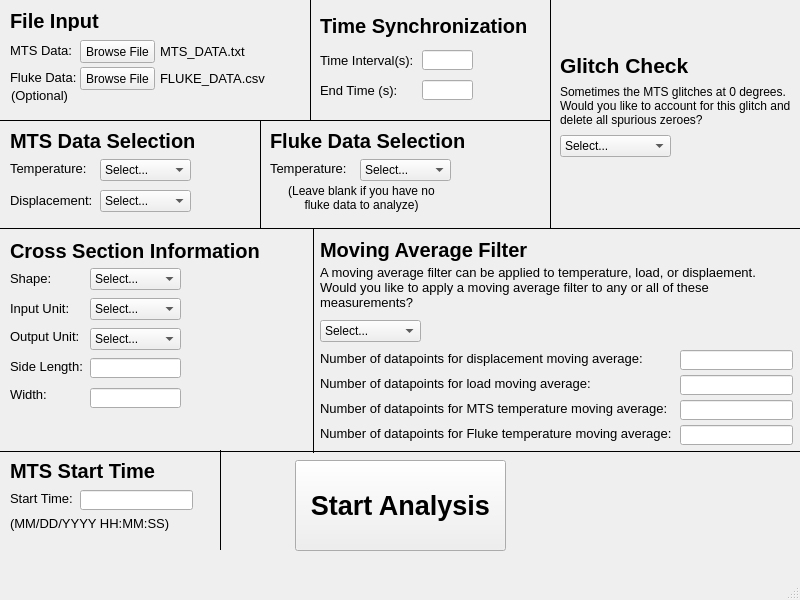
<?xml version="1.0" encoding="UTF-8"?>
<ui version="4.0">
 <class>MainWindow</class>
 <widget class="QMainWindow" name="MainWindow">
  <property name="geometry">
   <rect>
    <x>0</x>
    <y>0</y>
    <width>800</width>
    <height>600</height>
   </rect>
  </property>
  <property name="font">
   <font>
    <weight>50</weight>
    <bold>false</bold>
   </font>
  </property>
  <property name="windowTitle">
   <string>MainWindow</string>
  </property>
  <property name="autoFillBackground">
   <bool>false</bool>
  </property>
  <widget class="QWidget" name="centralwidget">
   <widget class="QPushButton" name="mts_data_file_input_button">
    <property name="geometry">
     <rect>
      <x>80</x>
      <y>40</y>
      <width>75</width>
      <height>23</height>
     </rect>
    </property>
    <property name="font">
     <font>
      <weight>50</weight>
      <bold>false</bold>
     </font>
    </property>
    <property name="text">
     <string>Browse File</string>
    </property>
    <property name="checkable">
     <bool>false</bool>
    </property>
    <property name="checked">
     <bool>false</bool>
    </property>
   </widget>
   <widget class="QLabel" name="file_input_label">
    <property name="geometry">
     <rect>
      <x>10</x>
      <y>10</y>
      <width>101</width>
      <height>21</height>
     </rect>
    </property>
    <property name="font">
     <font>
      <pointsize>15</pointsize>
      <weight>75</weight>
      <bold>true</bold>
     </font>
    </property>
    <property name="text">
     <string>File Input</string>
    </property>
   </widget>
   <widget class="QLabel" name="mts_data_input_label">
    <property name="geometry">
     <rect>
      <x>10</x>
      <y>40</y>
      <width>61</width>
      <height>21</height>
     </rect>
    </property>
    <property name="font">
     <font>
      <pointsize>10</pointsize>
      <weight>50</weight>
      <bold>false</bold>
     </font>
    </property>
    <property name="text">
     <string>MTS Data:</string>
    </property>
   </widget>
   <widget class="QLabel" name="mts_data_file_display_label">
    <property name="geometry">
     <rect>
      <x>160</x>
      <y>43</y>
      <width>111</width>
      <height>16</height>
     </rect>
    </property>
    <property name="font">
     <font>
      <pointsize>10</pointsize>
      <weight>50</weight>
      <bold>false</bold>
     </font>
    </property>
    <property name="text">
     <string>MTS_DATA.txt</string>
    </property>
   </widget>
   <widget class="QLabel" name="fluke_data_input_label">
    <property name="geometry">
     <rect>
      <x>10</x>
      <y>67</y>
      <width>71</width>
      <height>21</height>
     </rect>
    </property>
    <property name="font">
     <font>
      <pointsize>10</pointsize>
      <weight>50</weight>
      <bold>false</bold>
     </font>
    </property>
    <property name="text">
     <string>Fluke Data:</string>
    </property>
   </widget>
   <widget class="QPushButton" name="fluke_data_file_input_button">
    <property name="geometry">
     <rect>
      <x>80</x>
      <y>67</y>
      <width>75</width>
      <height>23</height>
     </rect>
    </property>
    <property name="font">
     <font>
      <weight>50</weight>
      <bold>false</bold>
     </font>
    </property>
    <property name="text">
     <string>Browse File</string>
    </property>
    <property name="checkable">
     <bool>false</bool>
    </property>
    <property name="checked">
     <bool>false</bool>
    </property>
   </widget>
   <widget class="QLabel" name="fluke_data_file_display_label">
    <property name="geometry">
     <rect>
      <x>160</x>
      <y>70</y>
      <width>111</width>
      <height>16</height>
     </rect>
    </property>
    <property name="font">
     <font>
      <pointsize>10</pointsize>
      <weight>50</weight>
      <bold>false</bold>
     </font>
    </property>
    <property name="text">
     <string>FLUKE_DATA.csv</string>
    </property>
   </widget>
   <widget class="QLabel" name="optional_label_file">
    <property name="geometry">
     <rect>
      <x>11</x>
      <y>87</y>
      <width>61</width>
      <height>16</height>
     </rect>
    </property>
    <property name="font">
     <font>
      <pointsize>10</pointsize>
      <weight>50</weight>
      <bold>false</bold>
     </font>
    </property>
    <property name="text">
     <string>(Optional)</string>
    </property>
   </widget>
   <widget class="Line" name="horizontal_separator1">
    <property name="geometry">
     <rect>
      <x>0</x>
      <y>110</y>
      <width>551</width>
      <height>20</height>
     </rect>
    </property>
    <property name="font">
     <font>
      <pointsize>8</pointsize>
      <weight>50</weight>
      <bold>false</bold>
      <strikeout>false</strikeout>
     </font>
    </property>
    <property name="frameShadow">
     <enum>QFrame::Plain</enum>
    </property>
    <property name="lineWidth">
     <number>1</number>
    </property>
    <property name="midLineWidth">
     <number>2</number>
    </property>
    <property name="orientation">
     <enum>Qt::Horizontal</enum>
    </property>
   </widget>
   <widget class="QLabel" name="time_sync_label">
    <property name="geometry">
     <rect>
      <x>320</x>
      <y>10</y>
      <width>221</width>
      <height>31</height>
     </rect>
    </property>
    <property name="font">
     <font>
      <pointsize>15</pointsize>
      <weight>75</weight>
      <bold>true</bold>
     </font>
    </property>
    <property name="text">
     <string>Time Synchronization</string>
    </property>
   </widget>
   <widget class="Line" name="vertical_separator_file_time">
    <property name="geometry">
     <rect>
      <x>300</x>
      <y>0</y>
      <width>20</width>
      <height>121</height>
     </rect>
    </property>
    <property name="frameShadow">
     <enum>QFrame::Plain</enum>
    </property>
    <property name="midLineWidth">
     <number>2</number>
    </property>
    <property name="orientation">
     <enum>Qt::Vertical</enum>
    </property>
   </widget>
   <widget class="QLabel" name="time_interval_label">
    <property name="geometry">
     <rect>
      <x>320</x>
      <y>50</y>
      <width>101</width>
      <height>21</height>
     </rect>
    </property>
    <property name="font">
     <font>
      <pointsize>10</pointsize>
      <weight>50</weight>
      <bold>false</bold>
     </font>
    </property>
    <property name="text">
     <string>Time Interval(s):</string>
    </property>
   </widget>
   <widget class="QLineEdit" name="time_interval_line_edit">
    <property name="geometry">
     <rect>
      <x>422</x>
      <y>50</y>
      <width>51</width>
      <height>20</height>
     </rect>
    </property>
    <property name="font">
     <font>
      <weight>50</weight>
      <bold>false</bold>
     </font>
    </property>
    <property name="text">
     <string/>
    </property>
   </widget>
   <widget class="QLabel" name="end_time_label">
    <property name="geometry">
     <rect>
      <x>320</x>
      <y>80</y>
      <width>101</width>
      <height>21</height>
     </rect>
    </property>
    <property name="font">
     <font>
      <pointsize>10</pointsize>
      <weight>50</weight>
      <bold>false</bold>
     </font>
    </property>
    <property name="text">
     <string>End Time (s):</string>
    </property>
   </widget>
   <widget class="QLineEdit" name="end_time_line_edit">
    <property name="geometry">
     <rect>
      <x>422</x>
      <y>80</y>
      <width>51</width>
      <height>20</height>
     </rect>
    </property>
    <property name="font">
     <font>
      <weight>50</weight>
      <bold>false</bold>
     </font>
    </property>
    <property name="text">
     <string/>
    </property>
   </widget>
   <widget class="Line" name="vertical_separator_time_glitch">
    <property name="geometry">
     <rect>
      <x>540</x>
      <y>0</y>
      <width>20</width>
      <height>229</height>
     </rect>
    </property>
    <property name="frameShadow">
     <enum>QFrame::Plain</enum>
    </property>
    <property name="midLineWidth">
     <number>2</number>
    </property>
    <property name="orientation">
     <enum>Qt::Vertical</enum>
    </property>
   </widget>
   <widget class="QLabel" name="glitch_text_text">
    <property name="geometry">
     <rect>
      <x>560</x>
      <y>65</y>
      <width>231</width>
      <height>81</height>
     </rect>
    </property>
    <property name="font">
     <font>
      <weight>50</weight>
      <bold>false</bold>
      <kerning>true</kerning>
     </font>
    </property>
    <property name="autoFillBackground">
     <bool>false</bool>
    </property>
    <property name="text">
     <string>Sometimes the MTS glitches at 0 degrees. Would you like to account for this glitch and delete all spurious zeroes?</string>
    </property>
    <property name="wordWrap">
     <bool>true</bool>
    </property>
   </widget>
   <widget class="QLabel" name="glitch_check_label">
    <property name="geometry">
     <rect>
      <x>560</x>
      <y>50</y>
      <width>221</width>
      <height>31</height>
     </rect>
    </property>
    <property name="font">
     <font>
      <pointsize>16</pointsize>
      <weight>75</weight>
      <bold>true</bold>
     </font>
    </property>
    <property name="text">
     <string>Glitch Check</string>
    </property>
   </widget>
   <widget class="QComboBox" name="glitch_check_dropdown">
    <property name="geometry">
     <rect>
      <x>560</x>
      <y>135</y>
      <width>111</width>
      <height>22</height>
     </rect>
    </property>
    <property name="font">
     <font>
      <weight>50</weight>
      <bold>false</bold>
     </font>
    </property>
    <item>
     <property name="text">
      <string>Select...</string>
     </property>
    </item>
    <item>
     <property name="text">
      <string>Yes</string>
     </property>
    </item>
    <item>
     <property name="text">
      <string>No</string>
     </property>
    </item>
   </widget>
   <widget class="QLabel" name="mts_data_selection_label">
    <property name="geometry">
     <rect>
      <x>10</x>
      <y>130</y>
      <width>201</width>
      <height>21</height>
     </rect>
    </property>
    <property name="font">
     <font>
      <pointsize>15</pointsize>
      <weight>75</weight>
      <bold>true</bold>
     </font>
    </property>
    <property name="text">
     <string>MTS Data Selection</string>
    </property>
   </widget>
   <widget class="QLabel" name="mts_temp_select_label">
    <property name="geometry">
     <rect>
      <x>10</x>
      <y>160</y>
      <width>81</width>
      <height>16</height>
     </rect>
    </property>
    <property name="font">
     <font>
      <pointsize>10</pointsize>
      <weight>50</weight>
      <bold>false</bold>
     </font>
    </property>
    <property name="contextMenuPolicy">
     <enum>Qt::DefaultContextMenu</enum>
    </property>
    <property name="text">
     <string>Temperature:</string>
    </property>
   </widget>
   <widget class="QComboBox" name="mts_temp_select_dropdown">
    <property name="geometry">
     <rect>
      <x>100</x>
      <y>159</y>
      <width>91</width>
      <height>22</height>
     </rect>
    </property>
    <property name="font">
     <font>
      <weight>50</weight>
      <bold>false</bold>
     </font>
    </property>
    <item>
     <property name="text">
      <string>Select...</string>
     </property>
    </item>
   </widget>
   <widget class="QLabel" name="disp_label">
    <property name="geometry">
     <rect>
      <x>10</x>
      <y>192</y>
      <width>81</width>
      <height>16</height>
     </rect>
    </property>
    <property name="font">
     <font>
      <pointsize>10</pointsize>
     </font>
    </property>
    <property name="text">
     <string>Displacement:</string>
    </property>
   </widget>
   <widget class="QComboBox" name="disp_dropdown">
    <property name="geometry">
     <rect>
      <x>100</x>
      <y>190</y>
      <width>91</width>
      <height>22</height>
     </rect>
    </property>
    <item>
     <property name="text">
      <string>Select...</string>
     </property>
    </item>
   </widget>
   <widget class="Line" name="vertical_separator_data_select">
    <property name="geometry">
     <rect>
      <x>250</x>
      <y>120</y>
      <width>20</width>
      <height>108</height>
     </rect>
    </property>
    <property name="frameShadow">
     <enum>QFrame::Plain</enum>
    </property>
    <property name="midLineWidth">
     <number>2</number>
    </property>
    <property name="orientation">
     <enum>Qt::Vertical</enum>
    </property>
   </widget>
   <widget class="QLabel" name="fluke_data_select_label">
    <property name="geometry">
     <rect>
      <x>270</x>
      <y>130</y>
      <width>211</width>
      <height>21</height>
     </rect>
    </property>
    <property name="font">
     <font>
      <pointsize>15</pointsize>
      <weight>75</weight>
      <bold>true</bold>
     </font>
    </property>
    <property name="text">
     <string>Fluke Data Selection</string>
    </property>
   </widget>
   <widget class="QLabel" name="fluke_temp_label">
    <property name="geometry">
     <rect>
      <x>270</x>
      <y>160</y>
      <width>81</width>
      <height>16</height>
     </rect>
    </property>
    <property name="font">
     <font>
      <pointsize>10</pointsize>
     </font>
    </property>
    <property name="text">
     <string>Temperature:</string>
    </property>
   </widget>
   <widget class="QComboBox" name="fluke_temp_dropdown">
    <property name="geometry">
     <rect>
      <x>360</x>
      <y>159</y>
      <width>91</width>
      <height>22</height>
     </rect>
    </property>
    <item>
     <property name="text">
      <string>Select...</string>
     </property>
    </item>
   </widget>
   <widget class="QLabel" name="fluke_temp_blurb">
    <property name="geometry">
     <rect>
      <x>276</x>
      <y>182</y>
      <width>171</width>
      <height>31</height>
     </rect>
    </property>
    <property name="text">
     <string>(Leave blank if you have no fluke data to analyze)</string>
    </property>
    <property name="alignment">
     <set>Qt::AlignCenter</set>
    </property>
    <property name="wordWrap">
     <bool>true</bool>
    </property>
   </widget>
   <widget class="Line" name="horizontal_separator2">
    <property name="geometry">
     <rect>
      <x>0</x>
      <y>220</y>
      <width>811</width>
      <height>16</height>
     </rect>
    </property>
    <property name="frameShadow">
     <enum>QFrame::Plain</enum>
    </property>
    <property name="midLineWidth">
     <number>2</number>
    </property>
    <property name="orientation">
     <enum>Qt::Horizontal</enum>
    </property>
   </widget>
   <widget class="QLabel" name="cross_section_label">
    <property name="geometry">
     <rect>
      <x>10</x>
      <y>240</y>
      <width>271</width>
      <height>21</height>
     </rect>
    </property>
    <property name="font">
     <font>
      <pointsize>15</pointsize>
      <weight>75</weight>
      <bold>true</bold>
     </font>
    </property>
    <property name="text">
     <string>Cross Section Information</string>
    </property>
   </widget>
   <widget class="QLabel" name="shape_label">
    <property name="geometry">
     <rect>
      <x>10</x>
      <y>270</y>
      <width>41</width>
      <height>16</height>
     </rect>
    </property>
    <property name="font">
     <font>
      <pointsize>10</pointsize>
     </font>
    </property>
    <property name="text">
     <string>Shape:</string>
    </property>
   </widget>
   <widget class="QComboBox" name="shape_dropdown">
    <property name="geometry">
     <rect>
      <x>90</x>
      <y>268</y>
      <width>91</width>
      <height>22</height>
     </rect>
    </property>
    <item>
     <property name="text">
      <string>Select...</string>
     </property>
    </item>
    <item>
     <property name="text">
      <string>Circle</string>
     </property>
    </item>
    <item>
     <property name="text">
      <string>Square</string>
     </property>
    </item>
    <item>
     <property name="text">
      <string>Rectangle</string>
     </property>
    </item>
    <item>
     <property name="text">
      <string>Special</string>
     </property>
    </item>
   </widget>
   <widget class="QLabel" name="input_unit_label">
    <property name="geometry">
     <rect>
      <x>10</x>
      <y>300</y>
      <width>61</width>
      <height>16</height>
     </rect>
    </property>
    <property name="font">
     <font>
      <pointsize>10</pointsize>
     </font>
    </property>
    <property name="text">
     <string>Input Unit:</string>
    </property>
   </widget>
   <widget class="QComboBox" name="input_unit_dropdown">
    <property name="geometry">
     <rect>
      <x>90</x>
      <y>298</y>
      <width>91</width>
      <height>22</height>
     </rect>
    </property>
    <item>
     <property name="text">
      <string>Select...</string>
     </property>
    </item>
    <item>
     <property name="text">
      <string>in</string>
     </property>
    </item>
    <item>
     <property name="text">
      <string>mm</string>
     </property>
    </item>
    <item>
     <property name="text">
      <string>m</string>
     </property>
    </item>
   </widget>
   <widget class="QLabel" name="output_unit_label">
    <property name="geometry">
     <rect>
      <x>10</x>
      <y>328</y>
      <width>71</width>
      <height>16</height>
     </rect>
    </property>
    <property name="font">
     <font>
      <pointsize>10</pointsize>
     </font>
    </property>
    <property name="text">
     <string>Output Unit:</string>
    </property>
   </widget>
   <widget class="QComboBox" name="output_unit_dropdown">
    <property name="geometry">
     <rect>
      <x>90</x>
      <y>328</y>
      <width>91</width>
      <height>22</height>
     </rect>
    </property>
    <item>
     <property name="text">
      <string>Select...</string>
     </property>
    </item>
    <item>
     <property name="text">
      <string>in</string>
     </property>
    </item>
    <item>
     <property name="text">
      <string>mm</string>
     </property>
    </item>
    <item>
     <property name="text">
      <string>m</string>
     </property>
    </item>
   </widget>
   <widget class="QLabel" name="measurement_label">
    <property name="geometry">
     <rect>
      <x>10</x>
      <y>358</y>
      <width>81</width>
      <height>16</height>
     </rect>
    </property>
    <property name="font">
     <font>
      <pointsize>10</pointsize>
      <strikeout>false</strikeout>
     </font>
    </property>
    <property name="text">
     <string>Side Length:</string>
    </property>
   </widget>
   <widget class="QLineEdit" name="measurement_input">
    <property name="geometry">
     <rect>
      <x>90</x>
      <y>358</y>
      <width>91</width>
      <height>20</height>
     </rect>
    </property>
   </widget>
   <widget class="QLabel" name="width_label">
    <property name="geometry">
     <rect>
      <x>10</x>
      <y>388</y>
      <width>47</width>
      <height>13</height>
     </rect>
    </property>
    <property name="font">
     <font>
      <pointsize>10</pointsize>
     </font>
    </property>
    <property name="text">
     <string>Width:</string>
    </property>
   </widget>
   <widget class="QLineEdit" name="width_input">
    <property name="geometry">
     <rect>
      <x>90</x>
      <y>388</y>
      <width>91</width>
      <height>20</height>
     </rect>
    </property>
   </widget>
   <widget class="Line" name="vertical_separator_csect_movavg">
    <property name="geometry">
     <rect>
      <x>303</x>
      <y>228</y>
      <width>20</width>
      <height>225</height>
     </rect>
    </property>
    <property name="frameShadow">
     <enum>QFrame::Plain</enum>
    </property>
    <property name="midLineWidth">
     <number>2</number>
    </property>
    <property name="orientation">
     <enum>Qt::Vertical</enum>
    </property>
   </widget>
   <widget class="QLabel" name="movavg_label">
    <property name="geometry">
     <rect>
      <x>320</x>
      <y>234</y>
      <width>271</width>
      <height>31</height>
     </rect>
    </property>
    <property name="font">
     <font>
      <pointsize>15</pointsize>
      <weight>75</weight>
      <bold>true</bold>
     </font>
    </property>
    <property name="text">
     <string>Moving Average Filter</string>
    </property>
   </widget>
   <widget class="QLabel" name="movavg_blurb">
    <property name="geometry">
     <rect>
      <x>320</x>
      <y>262</y>
      <width>441</width>
      <height>51</height>
     </rect>
    </property>
    <property name="font">
     <font>
      <pointsize>10</pointsize>
     </font>
    </property>
    <property name="text">
     <string>A moving average filter can be applied to temperature, load, or displaement. Would you like to apply a moving average filter to any or all of these measurements?</string>
    </property>
    <property name="wordWrap">
     <bool>true</bool>
    </property>
   </widget>
   <widget class="QComboBox" name="movavg_dropdown">
    <property name="geometry">
     <rect>
      <x>320</x>
      <y>320</y>
      <width>101</width>
      <height>22</height>
     </rect>
    </property>
    <item>
     <property name="text">
      <string>Select...</string>
     </property>
    </item>
    <item>
     <property name="text">
      <string>Temperature</string>
     </property>
    </item>
    <item>
     <property name="text">
      <string>Load</string>
     </property>
    </item>
    <item>
     <property name="text">
      <string>Displacement</string>
     </property>
    </item>
    <item>
     <property name="text">
      <string>All</string>
     </property>
    </item>
    <item>
     <property name="text">
      <string>None</string>
     </property>
    </item>
   </widget>
   <widget class="QLabel" name="mts_temp_movavg_label">
    <property name="geometry">
     <rect>
      <x>320</x>
      <y>400</y>
      <width>371</width>
      <height>16</height>
     </rect>
    </property>
    <property name="font">
     <font>
      <pointsize>10</pointsize>
     </font>
    </property>
    <property name="text">
     <string>Number of datapoints for MTS temperature moving average:</string>
    </property>
   </widget>
   <widget class="QLabel" name="load_movavg_label">
    <property name="geometry">
     <rect>
      <x>320</x>
      <y>375</y>
      <width>371</width>
      <height>16</height>
     </rect>
    </property>
    <property name="font">
     <font>
      <pointsize>10</pointsize>
     </font>
    </property>
    <property name="text">
     <string>Number of datapoints for load moving average:</string>
    </property>
   </widget>
   <widget class="QLabel" name="fluke_temp_movavg_label">
    <property name="geometry">
     <rect>
      <x>320</x>
      <y>425</y>
      <width>371</width>
      <height>16</height>
     </rect>
    </property>
    <property name="font">
     <font>
      <pointsize>10</pointsize>
     </font>
    </property>
    <property name="text">
     <string>Number of datapoints for Fluke temperature moving average:</string>
    </property>
   </widget>
   <widget class="QLabel" name="disp_movavg_label">
    <property name="geometry">
     <rect>
      <x>320</x>
      <y>350</y>
      <width>371</width>
      <height>16</height>
     </rect>
    </property>
    <property name="font">
     <font>
      <pointsize>10</pointsize>
     </font>
    </property>
    <property name="text">
     <string>Number of datapoints for displacement moving average:</string>
    </property>
   </widget>
   <widget class="QLineEdit" name="disp_movavg_input">
    <property name="geometry">
     <rect>
      <x>680</x>
      <y>350</y>
      <width>113</width>
      <height>20</height>
     </rect>
    </property>
   </widget>
   <widget class="QLineEdit" name="load_movavg_input">
    <property name="geometry">
     <rect>
      <x>680</x>
      <y>375</y>
      <width>113</width>
      <height>20</height>
     </rect>
    </property>
   </widget>
   <widget class="QLineEdit" name="mts_temp_movavg_input">
    <property name="geometry">
     <rect>
      <x>680</x>
      <y>400</y>
      <width>113</width>
      <height>20</height>
     </rect>
    </property>
   </widget>
   <widget class="QLineEdit" name="fluke_temp_movavg_input">
    <property name="geometry">
     <rect>
      <x>680</x>
      <y>425</y>
      <width>113</width>
      <height>20</height>
     </rect>
    </property>
   </widget>
   <widget class="Line" name="horizontal_separator3">
    <property name="geometry">
     <rect>
      <x>0</x>
      <y>450</y>
      <width>800</width>
      <height>3</height>
     </rect>
    </property>
    <property name="frameShadow">
     <enum>QFrame::Plain</enum>
    </property>
    <property name="midLineWidth">
     <number>2</number>
    </property>
    <property name="orientation">
     <enum>Qt::Horizontal</enum>
    </property>
   </widget>
   <widget class="QPushButton" name="start_button">
    <property name="geometry">
     <rect>
      <x>295</x>
      <y>460</y>
      <width>211</width>
      <height>91</height>
     </rect>
    </property>
    <property name="font">
     <font>
      <family>MS Shell Dlg 2</family>
      <pointsize>20</pointsize>
      <weight>75</weight>
      <bold>true</bold>
     </font>
    </property>
    <property name="text">
     <string>Start Analysis</string>
    </property>
   </widget>
   <widget class="QLabel" name="start_time_title">
    <property name="geometry">
     <rect>
      <x>10</x>
      <y>460</y>
      <width>161</width>
      <height>21</height>
     </rect>
    </property>
    <property name="font">
     <font>
      <pointsize>15</pointsize>
      <weight>75</weight>
      <bold>true</bold>
     </font>
    </property>
    <property name="text">
     <string>MTS Start Time</string>
    </property>
   </widget>
   <widget class="QLabel" name="start_time_label">
    <property name="geometry">
     <rect>
      <x>10</x>
      <y>490</y>
      <width>71</width>
      <height>16</height>
     </rect>
    </property>
    <property name="font">
     <font>
      <pointsize>10</pointsize>
     </font>
    </property>
    <property name="text">
     <string>Start Time:</string>
    </property>
   </widget>
   <widget class="QLineEdit" name="start_time_input">
    <property name="geometry">
     <rect>
      <x>80</x>
      <y>490</y>
      <width>113</width>
      <height>20</height>
     </rect>
    </property>
   </widget>
   <widget class="QLabel" name="start_time_format">
    <property name="geometry">
     <rect>
      <x>10</x>
      <y>515</y>
      <width>161</width>
      <height>16</height>
     </rect>
    </property>
    <property name="font">
     <font>
      <pointsize>10</pointsize>
     </font>
    </property>
    <property name="text">
     <string>(MM/DD/YYYY HH:MM:SS)</string>
    </property>
   </widget>
   <widget class="Line" name="vertical_separator_stime_start">
    <property name="geometry">
     <rect>
      <x>210</x>
      <y>450</y>
      <width>20</width>
      <height>100</height>
     </rect>
    </property>
    <property name="frameShadow">
     <enum>QFrame::Plain</enum>
    </property>
    <property name="midLineWidth">
     <number>2</number>
    </property>
    <property name="orientation">
     <enum>Qt::Vertical</enum>
    </property>
   </widget>
  </widget>
  <widget class="QMenuBar" name="menubar">
   <property name="enabled">
    <bool>true</bool>
   </property>
   <property name="geometry">
    <rect>
     <x>0</x>
     <y>0</y>
     <width>800</width>
     <height>21</height>
    </rect>
   </property>
   <property name="nativeMenuBar">
    <bool>true</bool>
   </property>
  </widget>
  <widget class="QStatusBar" name="statusbar"/>
 </widget>
 <resources/>
 <connections/>
</ui>
